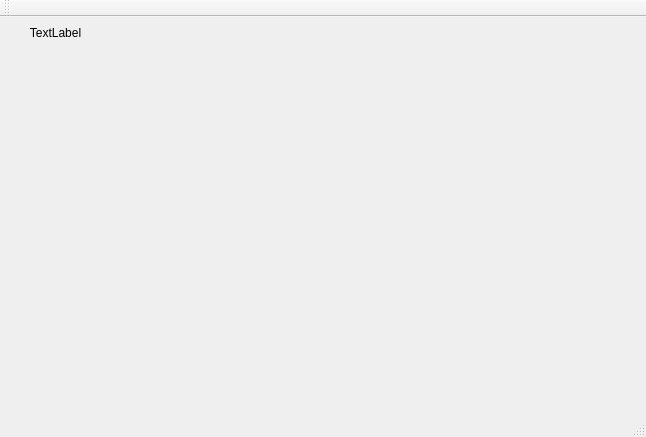
<?xml version="1.0" encoding="UTF-8"?>
<ui version="4.0">
 <class>MainWindow</class>
 <widget class="QMainWindow" name="MainWindow">
  <property name="geometry">
   <rect>
    <x>0</x>
    <y>0</y>
    <width>646</width>
    <height>437</height>
   </rect>
  </property>
  <property name="windowTitle">
   <string>MainWindow</string>
  </property>
  <widget class="QWidget" name="centralWidget">
   <widget class="QLabel" name="label">
    <property name="geometry">
     <rect>
      <x>0</x>
      <y>0</y>
      <width>111</width>
      <height>31</height>
     </rect>
    </property>
    <property name="text">
     <string>TextLabel</string>
    </property>
    <property name="alignment">
     <set>Qt::AlignCenter</set>
    </property>
   </widget>
  </widget>
  <widget class="QMenuBar" name="menuBar">
   <property name="geometry">
    <rect>
     <x>0</x>
     <y>0</y>
     <width>646</width>
     <height>31</height>
    </rect>
   </property>
  </widget>
  <widget class="QToolBar" name="mainToolBar">
   <attribute name="toolBarArea">
    <enum>TopToolBarArea</enum>
   </attribute>
   <attribute name="toolBarBreak">
    <bool>false</bool>
   </attribute>
  </widget>
  <widget class="QStatusBar" name="statusBar"/>
 </widget>
 <layoutdefault spacing="6" margin="11"/>
 <resources/>
 <connections/>
</ui>
